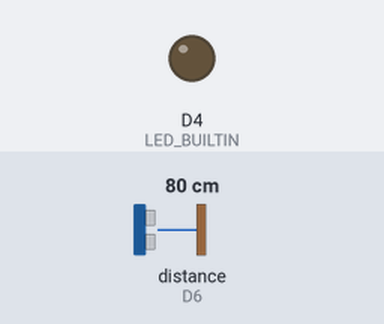
Bench run of a sketch on a simulated ESP8266 (NodeMCU). Parts: output pins drawn as LEDs (lit = HIGH, except the on-board LED, lit = LOW). Wiring (inferred from the names in the program): ultrasonic range finder: trigger D5; echo D6. Inputs (shaded band) come from the test bench; at power-on: distance to the obstacle (sensor on D6) 80 cm. The echo pulse lasts 58.3 µs per cm; WiFi joins after 1.5 s; servers stay silent unless stated; pins used as bus, display or sensor lines are not drawn; what the sketch prints to the serial monitor is not drawn.

Above: at 2.7 s.
2.8 s: distance to the obstacle (sensor on D6) set to 45 cm
4.3 s: distance to the obstacle (sensor on D6) set to 37 cm
At 10.7 s:
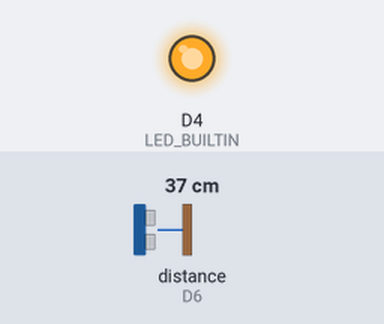
Timing chart, 0 to 12.0 s (numbered marks = the images above; inputs shaded):
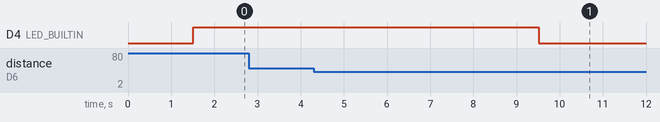

Measured:
- the behaviour switches between 41 and 40 cm on distance to the obstacle (sensor on D6) (found by bisection; images 0 and 1)
- after the input at 2.8 s, every drawn part: stays the same
- after the input at 4.3 s, D4 (LED_BUILTIN): HIGH → LOW after 5.2 s

The sketch:

Sensor.ino
```cpp
const int trigPin = D5; // 12;
const int echoPin = D6; // 14;

//define sound velocity in cm/uS
#include <ESP8266WiFi.h>
#include <ESP8266WebServer.h>
#include "webpageCode.h";
#define SOUND_VELOCITY 0.034
#define CM_TO_INCH 0.393701

ESP8266WebServer server(80);
const char* ssid = "Medialab";
const char* password = "Mediacollege";

long duration;
float distanceCm;


void setup() {
  Serial.begin(115200); // Starts the serial communication
  pinMode(trigPin, OUTPUT); // Sets the trigPin as an Output
  pinMode(echoPin, INPUT); // Sets the echoPin as an Input
  pinMode(LED_BUILTIN, OUTPUT);
  Serial.begin(115200);
  WiFi.begin(ssid, password);
  Serial.print("Connecting to ");
  Serial.println(ssid);
  while(WiFi.status()!=WL_CONNECTED){delay(500);Serial.print(".");}

  Serial.println();
  Serial.print("IP Address: "); Serial.println(WiFi.localIP());

  server.on("/", webpage);
  server.begin();

}
void webpage()
{
  server.send(200,"text/html", webpageCode);
}
void loop() {
  // Clears the trigPin
  // SB
  digitalWrite(trigPin, LOW);
  delayMicroseconds(2);
  // Sets the trigPin on HIGH state for 10 micro seconds
  digitalWrite(trigPin, HIGH);
  delayMicroseconds(10);
  digitalWrite(trigPin, LOW);
  server.handleClient();
  // Reads the echoPin, returns the sound wave travel time in microseconds
  duration = pulseIn(echoPin, HIGH);

  // Calculate the distance
  distanceCm = duration * SOUND_VELOCITY/2;


  // Convert to inches

 if (distanceCm > 40) {
    Serial.println("Groter dan 40 cm ");
    digitalWrite(LED_BUILTIN, HIGH);
    delay(1000);
    }
    else {
      Serial.println("Kleiner dan 40 cm ");
      delay(5000);
      digitalWrite(LED_BUILTIN, LOW);

    }


}
```

webpageCode.h
```cpp
//=========================================
//HTML + CSS + JavaScript codes for webpage
//=========================================
const char webpageCode[] =
R"=====(
<!DOCTYPE html>
<html>
<!------------------------------C S S--------------------------------->
<head>
    <style>
        #btn
        {
          display: inline;
          text-decoration: none;
          background: white;
          color:rgba(0, 0, 255, 0.7);
          font: 70px calibri;

          box-shadow: 0px 0px 5px 7px #000000;
          border: solid 10px black;
          cursor: pointer;
        }
        body {font-family: "Calibri"; background-color: grey}
        h1   {color: whitesmoke; text-align:center; font-size: 50px;}
    </style>
</head>
<!----------------------------H T M L--------------------------------->
<body>
    <h1>
        Sensor Afstand <br> Tijd <br><br>
        <a href="#" id="btn" ONCLICK='TEST1()'>TEST1</a> <br><br>
        <a href="#" id="btn" ONCLICK='()'TEST2>TEST2</a> <br><br>
        <a href="#" id="btn" ONCLICK='TEST3()'>TEST3</a>
    </h1>
<!---------------------------JavaScript------------------------------->
<script>
    //function displays text message
    let m1 = 'JavaScript is an object-oriented language'
    let m2 = ' that creates interactive effects within web browsers.'
    let m3 = ' The code syntax of JavaScript is similar to C++.'
    function JS1()
    {
      alert(m1 + m2 + m3);
    }
    //function prompts for name, then displays message
    function JS2()
    {
        let yourName;
        do
        {
            yourName = prompt("Who are you?");
        } while (!yourName);
        alert('Hello ' + yourName);
    }
    //function computes factorial of integer number
    function JS3()
    {
        let f = 1;
        let n = prompt('FACTORIAL\nEnter positive integer number: ');
        for(let i=1; i<=n; i++) f = f * i;
        alert('Factorial = ' + f);
    }
</script>
</body>
</html>
)=====";
```
